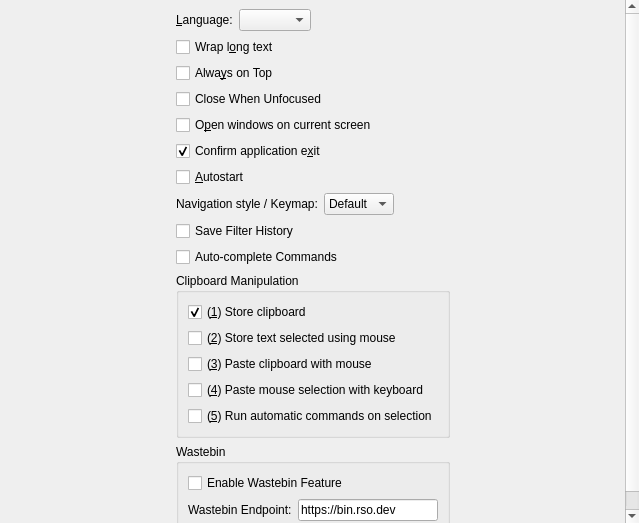
<?xml version="1.0" encoding="UTF-8"?>
<ui version="4.0">
 <class>ConfigTabGeneral</class>
 <widget class="QScrollArea" name="ConfigTabGeneral">
  <property name="geometry">
   <rect>
    <x>0</x>
    <y>0</y>
    <width>639</width>
    <height>523</height>
   </rect>
  </property>
  <property name="frameShape">
   <enum>QFrame::NoFrame</enum>
  </property>
  <property name="widgetResizable">
   <bool>true</bool>
  </property>
  <widget class="QWidget" name="scrollAreaWidgetContents">
   <property name="geometry">
    <rect>
     <x>0</x>
     <y>0</y>
     <width>639</width>
     <height>523</height>
    </rect>
   </property>
   <layout class="QHBoxLayout" name="horizontalLayout_15">
    <item>
     <spacer name="horizontalSpacer_13">
      <property name="orientation">
       <enum>Qt::Horizontal</enum>
      </property>
      <property name="sizeHint" stdset="0">
       <size>
        <width>40</width>
        <height>20</height>
       </size>
      </property>
     </spacer>
    </item>
    <item>
     <layout class="QVBoxLayout" name="verticalLayout_10">
      <item>
       <spacer name="verticalSpacer_3">
        <property name="orientation">
         <enum>Qt::Vertical</enum>
        </property>
        <property name="sizeHint" stdset="0">
         <size>
          <width>20</width>
          <height>40</height>
         </size>
        </property>
       </spacer>
      </item>
      <item>
       <layout class="QHBoxLayout" name="horizontalLayout_5">
        <property name="bottomMargin">
         <number>0</number>
        </property>
        <item>
         <widget class="QLabel" name="label">
          <property name="text">
           <string>&amp;Language:</string>
          </property>
          <property name="buddy">
           <cstring>comboBoxLanguage</cstring>
          </property>
         </widget>
        </item>
        <item>
         <widget class="QComboBox" name="comboBoxLanguage"/>
        </item>
        <item>
         <spacer name="horizontalSpacer_3">
          <property name="orientation">
           <enum>Qt::Horizontal</enum>
          </property>
          <property name="sizeHint" stdset="0">
           <size>
            <width>40</width>
            <height>20</height>
           </size>
          </property>
         </spacer>
        </item>
       </layout>
      </item>
      <item>
       <widget class="QCheckBox" name="checkBoxTextWrap">
        <property name="toolTip">
         <string>Break text if it's too long to fit on line</string>
        </property>
        <property name="text">
         <string>Wrap l&amp;ong text</string>
        </property>
       </widget>
      </item>
      <item>
       <widget class="QCheckBox" name="checkBoxAlwaysOnTop">
        <property name="toolTip">
         <string>Keep main window above other windows</string>
        </property>
        <property name="text">
         <string>Alwa&amp;ys on Top</string>
        </property>
       </widget>
      </item>
      <item>
       <widget class="QCheckBox" name="checkBoxCloseOnUnfocus">
        <property name="toolTip">
         <string>Close main window when other application has focus</string>
        </property>
        <property name="text">
         <string>Close When Unfocused</string>
        </property>
       </widget>
      </item>
      <item>
       <widget class="QCheckBox" name="checkBoxOpenWindowsOnCurrentScreen">
        <property name="toolTip">
         <string>Enable to open windows on current screen. Disable to open windows where they were last closed</string>
        </property>
        <property name="text">
         <string>O&amp;pen windows on current screen</string>
        </property>
       </widget>
      </item>
      <item>
       <widget class="QCheckBox" name="checkBoxConfirmExit">
        <property name="toolTip">
         <string>Confirm application exit</string>
        </property>
        <property name="text">
         <string>Confirm application e&amp;xit</string>
        </property>
        <property name="checked">
         <bool>true</bool>
        </property>
       </widget>
      </item>
      <item>
       <widget class="QCheckBox" name="checkBoxAutostart">
        <property name="toolTip">
         <string>Run the application on system startup</string>
        </property>
        <property name="text">
         <string>&amp;Autostart</string>
        </property>
       </widget>
      </item>
      <item>
       <layout class="QHBoxLayout" name="horizontalLayoutNavigationStyle">
        <property name="bottomMargin">
         <number>0</number>
        </property>
        <item>
         <widget class="QLabel" name="label_nav_style">
          <property name="text">
           <string>Navigation style / Keymap:</string>
          </property>
          <property name="buddy">
           <cstring>comboBoxNavigationStyle</cstring>
          </property>
         </widget>
        </item>
        <item>
         <widget class="QComboBox" name="comboBoxNavigationStyle">
          <property name="toolTip">
           <string>Support for Vi navigation (keys H, J, K, L, / and more) and Emacs navigation (Ctrl+N, P, V and more)</string>
          </property>
          <item>
           <property name="text">
            <string>Default</string>
           </property>
          </item>
          <item>
           <property name="text">
            <string>Vi</string>
           </property>
          </item>
          <item>
           <property name="text">
            <string>Emacs</string>
           </property>
          </item>
         </widget>
        </item>
        <item>
         <spacer name="horizontalSpacerNavigationStyle">
          <property name="orientation">
           <enum>Qt::Horizontal</enum>
          </property>
          <property name="sizeHint" stdset="0">
           <size>
            <width>40</width>
            <height>20</height>
           </size>
          </property>
         </spacer>
        </item>
       </layout>
      </item>
      <item>
       <widget class="QCheckBox" name="checkBoxSaveFilterHistory">
        <property name="toolTip">
         <string>Save and restore history of item filters</string>
        </property>
        <property name="text">
         <string>Save Filter History</string>
        </property>
       </widget>
      </item>
      <item>
       <widget class="QCheckBox" name="checkBoxAutocompleteCommands">
        <property name="toolTip">
         <string>Automatically show popup to complete function, type and variable names in commands</string>
        </property>
        <property name="text">
         <string>Auto-complete Commands</string>
        </property>
       </widget>
      </item>
      <item>
       <widget class="QGroupBox" name="groupBox">
        <property name="title">
         <string>Clipboard Manipulation</string>
        </property>
        <property name="flat">
         <bool>false</bool>
        </property>
        <property name="checkable">
         <bool>false</bool>
        </property>
        <layout class="QGridLayout" name="gridLayout_8">
         <item row="3" column="0">
          <widget class="QCheckBox" name="checkBoxCopyClip">
           <property name="toolTip">
            <string>Allow to paste copied content the same way as mouse selections (usually by pressing middle mouse button)</string>
           </property>
           <property name="text">
            <string>(&amp;3) Paste clipboard with mouse</string>
           </property>
          </widget>
         </item>
         <item row="4" column="0">
          <widget class="QCheckBox" name="checkBoxCopySel">
           <property name="toolTip">
            <string>Allow to paste mouse selections using shortcut (usually Ctrl+V or Shift+Insert)</string>
           </property>
           <property name="text">
            <string>(&amp;4) Paste mouse selection with keyboard</string>
           </property>
          </widget>
         </item>
         <item row="0" column="0">
          <widget class="QCheckBox" name="checkBoxClip">
           <property name="toolTip">
            <string>Save clipboard in history</string>
           </property>
           <property name="text">
            <string>(&amp;1) Store clipboard</string>
           </property>
           <property name="checked">
            <bool>true</bool>
           </property>
          </widget>
         </item>
         <item row="2" column="0">
          <widget class="QCheckBox" name="checkBoxSel">
           <property name="toolTip">
            <string>Save text selected with mouse (primary selection) in history</string>
           </property>
           <property name="text">
            <string>(&amp;2) Store text selected using mouse</string>
           </property>
          </widget>
         </item>
         <item row="5" column="0">
          <widget class="QCheckBox" name="checkBoxRunSel">
           <property name="text">
            <string>(&amp;5) Run automatic commands on selection</string>
           </property>
          </widget>
         </item>
        </layout>
       </widget>
      </item>
      <item>
       <widget class="QGroupBox" name="groupBoxWastebin">
        <property name="title">
         <string>Wastebin</string>
        </property>
        <layout class="QVBoxLayout" name="verticalLayoutWastebin">
         <item>
          <widget class="QCheckBox" name="checkBoxWastebinEnabled">
           <property name="toolTip">
            <string>Enable 'Create burner secret in wastebin' feature in context menu</string>
           </property>
           <property name="text">
            <string>Enable Wastebin Feature</string>
           </property>
          </widget>
         </item>
         <item>
          <layout class="QHBoxLayout" name="horizontalLayoutWastebinEndpoint">
           <item>
            <widget class="QLabel" name="labelWastebinEndpoint">
             <property name="text">
              <string>Wastebin Endpoint:</string>
             </property>
             <property name="buddy">
              <cstring>lineEditWastebinEndpoint</cstring>
             </property>
            </widget>
           </item>
           <item>
            <widget class="QLineEdit" name="lineEditWastebinEndpoint">
             <property name="toolTip">
              <string>Wastebin endpoint URL for uploading burner secrets</string>
             </property>
             <property name="text">
              <string>https://bin.rso.dev</string>
             </property>
            </widget>
           </item>
          </layout>
         </item>
        </layout>
       </widget>
      </item>
      <item>
       <spacer name="verticalSpacer">
        <property name="orientation">
         <enum>Qt::Vertical</enum>
        </property>
        <property name="sizeHint" stdset="0">
         <size>
          <width>20</width>
          <height>40</height>
         </size>
        </property>
       </spacer>
      </item>
     </layout>
    </item>
    <item>
     <spacer name="horizontalSpacer_12">
      <property name="orientation">
       <enum>Qt::Horizontal</enum>
      </property>
      <property name="sizeHint" stdset="0">
       <size>
        <width>40</width>
        <height>20</height>
       </size>
      </property>
     </spacer>
    </item>
   </layout>
  </widget>
 </widget>
 <tabstops>
  <tabstop>comboBoxLanguage</tabstop>
  <tabstop>checkBoxTextWrap</tabstop>
  <tabstop>checkBoxAlwaysOnTop</tabstop>
  <tabstop>checkBoxCloseOnUnfocus</tabstop>
  <tabstop>checkBoxOpenWindowsOnCurrentScreen</tabstop>
  <tabstop>checkBoxConfirmExit</tabstop>
  <tabstop>checkBoxAutostart</tabstop>
  <tabstop>comboBoxNavigationStyle</tabstop>
  <tabstop>checkBoxSaveFilterHistory</tabstop>
  <tabstop>checkBoxAutocompleteCommands</tabstop>
  <tabstop>checkBoxClip</tabstop>
  <tabstop>checkBoxSel</tabstop>
  <tabstop>checkBoxCopyClip</tabstop>
  <tabstop>checkBoxCopySel</tabstop>
  <tabstop>checkBoxRunSel</tabstop>
 </tabstops>
 <resources/>
 <connections/>
</ui>
